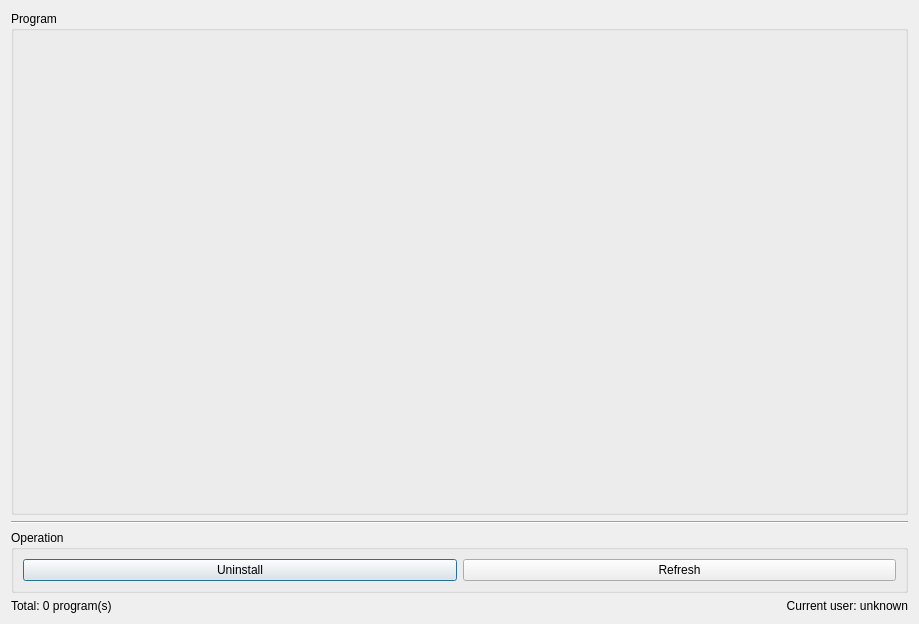
<?xml version="1.0" encoding="UTF-8"?>
<ui version="4.0">
 <class>ViewProgram</class>
 <widget class="QDialog" name="ViewProgram">
  <property name="geometry">
   <rect>
    <x>0</x>
    <y>0</y>
    <width>919</width>
    <height>624</height>
   </rect>
  </property>
  <property name="windowTitle">
   <string>View Program</string>
  </property>
  <layout class="QVBoxLayout" name="verticalLayout">
   <item>
    <widget class="QGroupBox" name="table_processes">
     <property name="sizePolicy">
      <sizepolicy hsizetype="Preferred" vsizetype="Expanding">
       <horstretch>0</horstretch>
       <verstretch>0</verstretch>
      </sizepolicy>
     </property>
     <property name="minimumSize">
      <size>
       <width>0</width>
       <height>400</height>
      </size>
     </property>
     <property name="title">
      <string>Program</string>
     </property>
     <layout class="QGridLayout" name="gridLayout">
      <item row="0" column="0">
       <layout class="QVBoxLayout" name="program_layout"/>
      </item>
     </layout>
    </widget>
   </item>
   <item>
    <widget class="Line" name="line">
     <property name="orientation">
      <enum>Qt::Horizontal</enum>
     </property>
    </widget>
   </item>
   <item>
    <widget class="QGroupBox" name="groupBox">
     <property name="sizePolicy">
      <sizepolicy hsizetype="Preferred" vsizetype="Fixed">
       <horstretch>0</horstretch>
       <verstretch>0</verstretch>
      </sizepolicy>
     </property>
     <property name="maximumSize">
      <size>
       <width>16777215</width>
       <height>80</height>
      </size>
     </property>
     <property name="title">
      <string>Operation</string>
     </property>
     <layout class="QHBoxLayout" name="horizontalLayout">
      <item>
       <widget class="QPushButton" name="uninstall">
        <property name="text">
         <string>Uninstall</string>
        </property>
       </widget>
      </item>
      <item>
       <widget class="QPushButton" name="refresh">
        <property name="text">
         <string>Refresh</string>
        </property>
       </widget>
      </item>
     </layout>
    </widget>
   </item>
   <item>
    <layout class="QHBoxLayout" name="horizontalLayout_2">
     <item>
      <widget class="QLabel" name="total_program">
       <property name="sizePolicy">
        <sizepolicy hsizetype="Preferred" vsizetype="Fixed">
         <horstretch>0</horstretch>
         <verstretch>0</verstretch>
        </sizepolicy>
       </property>
       <property name="text">
        <string>Total: 0 program(s)</string>
       </property>
      </widget>
     </item>
     <item>
      <widget class="QLabel" name="current_user">
       <property name="sizePolicy">
        <sizepolicy hsizetype="Preferred" vsizetype="Fixed">
         <horstretch>0</horstretch>
         <verstretch>0</verstretch>
        </sizepolicy>
       </property>
       <property name="text">
        <string>Current user: unknown</string>
       </property>
       <property name="alignment">
        <set>Qt::AlignRight|Qt::AlignTrailing|Qt::AlignVCenter</set>
       </property>
      </widget>
     </item>
    </layout>
   </item>
  </layout>
 </widget>
 <resources/>
 <connections/>
</ui>
